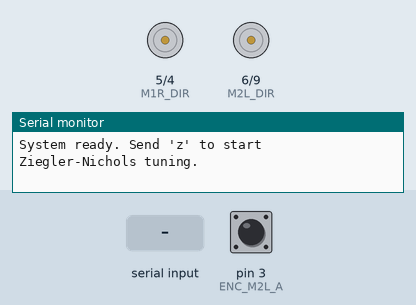
Recording of a sketch running on a simulated Arduino Uno, built with avr-gcc and run on an emulated ATmega328P. Shown: direction and speed pins drawn as motors (green arrow = direction pin HIGH = forward, orange = LOW = backward, longer = more drive), the last lines printed to the serial monitor. The test bench sets the inputs (shaded band); at power-on: pin 3 (ENC_M2L_A) HIGH.

Above: at 1.2 s.
1.3 s: "z" received over Serial
At 1.9 s:
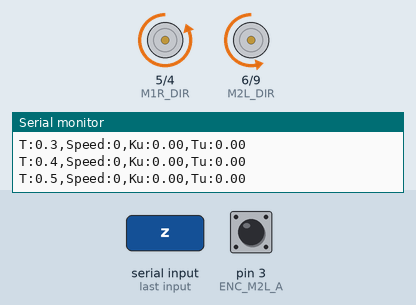
Timing chart, 0 to 12.9 s (numbered marks = the images above; inputs shaded):
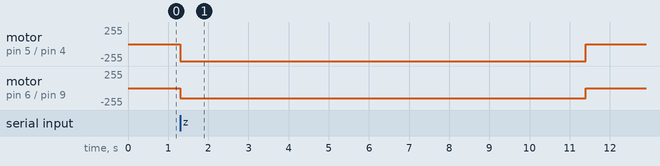

The sketch:

task4regleraveczherigis.ino
```cpp
#include "math.h"

// Pins moteurs et encodeurs (identique à votre configuration originale)
#define M1R_DIR 5
#define M1R_PWM 4
#define M2L_DIR 6
#define M2L_PWM 9
#define ENC_M1R_A 18
#define ENC_M1R_B 19
#define ENC_M2L_A 3
#define ENC_M2L_B 2

// Variables encodeurs
volatile long encoderLeftCount = 0;
volatile long encoderRightCount = 0;
long lastLeftCount = 0;
long lastRightCount = 0;

// Variables pour Ziegler-Nichols
unsigned long lastTime = 0;
const unsigned long sampleTime = 100; // 100ms
float Ku = 0; // Gain ultime à déterminer
float Tu = 0; // Période d'oscillation à déterminer
bool znTuningMode = false;
bool znStepApplied = false;
unsigned long znStartTime = 0;
float znStepValue = 0;
float znMaxSpeed = 0;
float znMinSpeed = 0;
int znOscillationCount = 0;
unsigned long znLastCrossTime = 0;

// Configuration minimale pour le test
float Kp = 0.1302f, Ki = 0.1554f, Kd = 0.0273f;
float previousErrorLeft = 0, previousErrorRight = 0;
float integralLeft = 0, integralRight = 0;

void setup() {
  Serial.begin(115200);

  // Configuration moteurs et encodeurs (identique)
  pinMode(M1R_DIR, OUTPUT);
  pinMode(M1R_PWM, OUTPUT);
  pinMode(M2L_DIR, OUTPUT);
  pinMode(M2L_PWM, OUTPUT);
  pinMode(ENC_M2L_A, INPUT);
  pinMode(ENC_M2L_B, INPUT);
  pinMode(ENC_M1R_A, INPUT);
  pinMode(ENC_M1R_B, INPUT);

  attachInterrupt(digitalPinToInterrupt(ENC_M2L_A), leftEncoder, CHANGE);
  attachInterrupt(digitalPinToInterrupt(ENC_M1R_A), rightEncoder, CHANGE);

  Serial.println(F("System ready. Send 'z' to start Ziegler-Nichols tuning."));
}

void loop() {
  unsigned long currentTime = millis();

  // Démarrer le réglage Z-N
  if (Serial.available() && !znTuningMode) {
    if (Serial.read() == 'z') {
      startZieglerNichols();
    }
  }

  if (znTuningMode) {
    if (currentTime - lastTime >= sampleTime) {
      // Calcul vitesse
      float leftSpeed = (encoderLeftCount - lastLeftCount) * (1000.0 / sampleTime);
      lastLeftCount = encoderLeftCount;
      lastTime = currentTime;

      // Appliquer l'étape initiale
      if (!znStepApplied) {
        znStepApplied = true;
        znStartTime = currentTime;
        znStepValue = 50; // Valeur de l'étape (50 pulses/100ms)
        digitalWrite(M2L_DIR, LOW);
        analogWrite(M2L_PWM, 150); // Valeur PWM fixe pour le test
        digitalWrite(M1R_DIR, LOW);
        analogWrite(M1R_PWM, 150);
        Serial.println(F("Applying step input..."));
      }

      // Détection des oscillations
      detectOscillations(leftSpeed, currentTime);

      // Affichage des données
      Serial.print(F("T:"));
      Serial.print((currentTime - znStartTime)/1000.0, 1);
      Serial.print(F(",Speed:"));
      Serial.print(leftSpeed, 0);
      Serial.print(F(",Ku:"));
      Serial.print(Ku, 2);
      Serial.print(F(",Tu:"));
      Serial.println(Tu, 2);

      // Arrêt après 30 secondes max
      if (currentTime - znStartTime > 10000) {
        endZieglerNichols();
      }
    }
  }
  else {
    // Mode normal PID (non utilisé pendant le réglage)
    if (currentTime - lastTime >= sampleTime) {
      lastTime = currentTime;
      // Ici vous pourriez implémenter le contrôle PID normal
    }
  }
}

void startZieglerNichols() {
  znTuningMode = true;
  znStepApplied = false;
  znOscillationCount = 0;
  Ku = 0;
  Tu = 0;
  znMaxSpeed = 0;
  znMinSpeed = 2000; // Valeur initiale haute
  Serial.println(F("Starting Ziegler-Nichols tuning..."));
}

void endZieglerNichols() {
  znTuningMode = false;
  analogWrite(M2L_PWM, 0);
  analogWrite(M1R_PWM, 0);

  // Calcul des paramètres PID selon Ziegler-Nichols
  if (Tu > 0 && Ku > 0) {
    calculatePIDParameters();
    Serial.println(F("Ziegler-Nichols results:"));
    Serial.print(F("Ku (Ultimate Gain): "));
    Serial.println(Ku, 2);
    Serial.print(F("Tu (Oscillation Period): "));
    Serial.println(Tu, 2);
    Serial.print(F("Calculated Kp: "));
    Serial.println(Kp, 4);
    Serial.print(F("Calculated Ki: "));
    Serial.println(Ki, 4);
    Serial.print(F("Calculated Kd: "));
    Serial.println(Kd, 4);
  } else {
    Serial.println(F("Failed to determine Ku and Tu. Try again."));
  }
}

void detectOscillations(float speed, unsigned long currentTime) {
  // Mise à jour des min/max
  if (speed > znMaxSpeed) znMaxSpeed = speed;
  if (speed < znMinSpeed) znMinSpeed = speed;

  // Détection du passage par la moyenne
  float avgSpeed = (znMaxSpeed + znMinSpeed) / 2;
  static bool wasAbove = false;
  bool isAbove = speed > avgSpeed;

  if (isAbove != wasAbove) {
    // Croisement détecté
    if (znLastCrossTime > 0) {
      float period = (currentTime - znLastCrossTime) / 1000.0; // en secondes
      Tu = (Tu * znOscillationCount + period) / (znOscillationCount + 1);
    }
    znLastCrossTime = currentTime;
    znOscillationCount++;

    // Calcul de Ku (approximation)
    if (znOscillationCount >= 2) {
      Ku = (4 * 150) / (M_PI * (znMaxSpeed - znMinSpeed)); // 150 = valeur PWM appliquée
    }
  }
  wasAbove = isAbove;
}

void calculatePIDParameters() {
  // Méthode de Ziegler-Nichols pour un régulateur PID
  Kp = 0.6 * Ku;
  Ki = 1.2 * Ku / Tu;
  Kd = 0.075 * Ku * Tu;

  // Ajustement pour notre échantillonnage de 100ms
  Ki *= (sampleTime / 1000.0); // Intégrale devient somme des erreurs * Ki * dt
  Kd /= (sampleTime / 1000.0); // Dérivée devient différence d'erreur / dt
}

// Fonctions encodeurs (inchangées)
void leftEncoder() {
  encoderLeftCount += digitalRead(ENC_M2L_B) ? -1 : 1;
}

void rightEncoder() {
  encoderRightCount += digitalRead(ENC_M1R_B) ? -1 : 1;
}
```

Measured:
- after the input at 1.3 s, motor on pin 5 (M1R_DIR) / pin 4 (M1R_PWM): stopped → backward 255/255 at once, → stopped 10.1 s later; motor on pin 6 (M2L_DIR) / pin 9 (M2L_PWM): stopped → backward 150/255 at once, → stopped 10.1 s later
